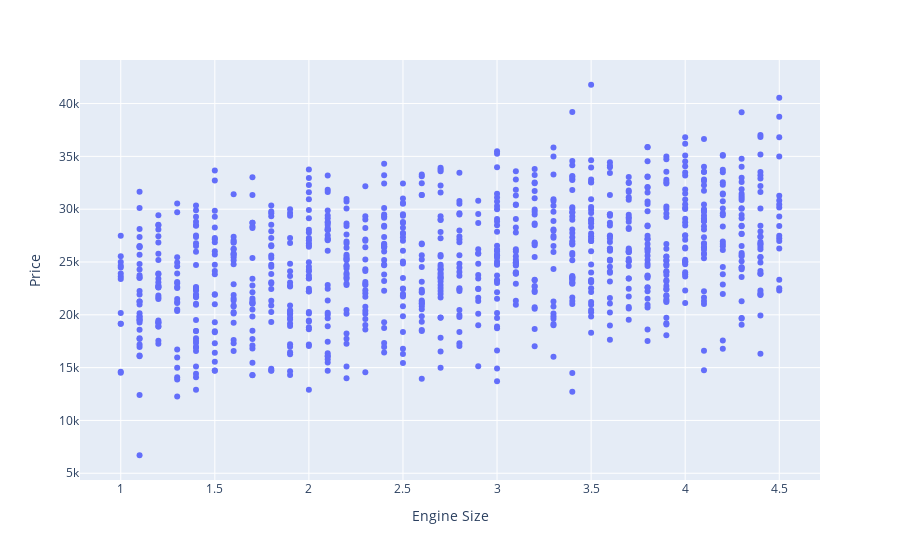
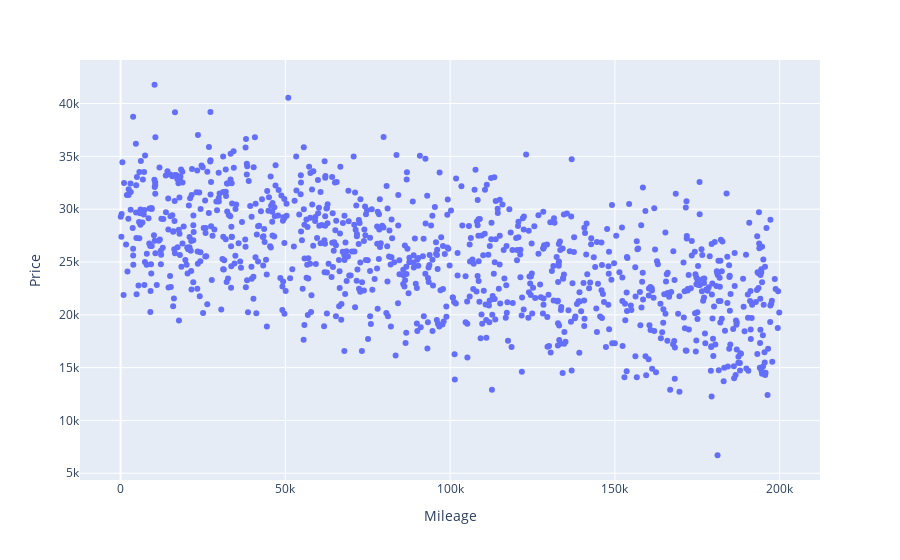
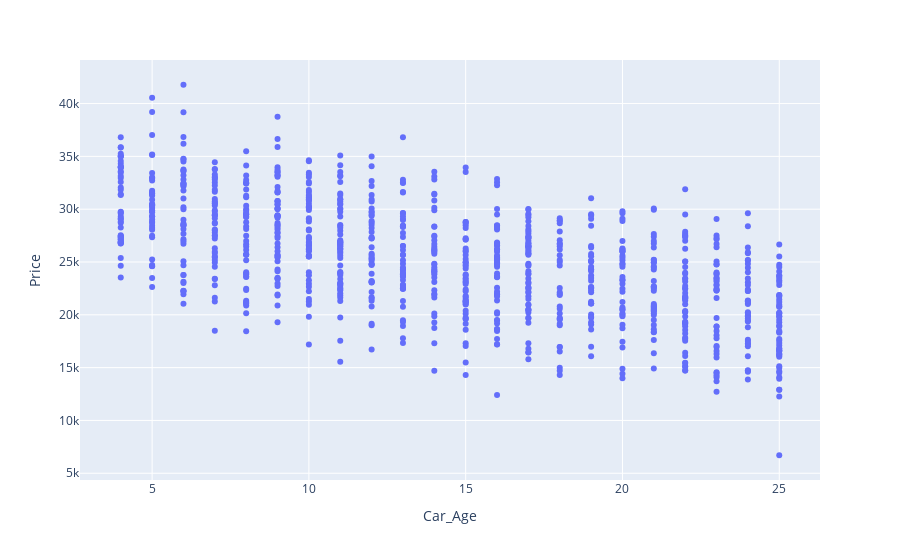

The notebook cell saved with these charts, in order:
### Code cell
for i in columns_2:
    if i != 'Price':
        fig2 = px.scatter(df2, x=i, y="Price")
        fig2.show()
    else:
        continue

### Figure 1 — Plotly figure (JSON) as saved in the notebook; plotly's stock layout.template omitted (floating-point values rounded to 4 significant figures; data arrays with more than 128 entries replaced by an {"elided": "..."} marker saying what was removed)
{"data": [{"hovertemplate": "Engine Size=%{x}<br>Price=%{y}<extra></extra>", "legendgroup": "", "marker": {"color": "#636efa", "symbol": "circle"}, "mode": "markers", "name": "", "orientation": "v", "showlegend": false, "x": {"elided": "1000 float values"}, "xaxis": "x", "y": {"elided": "1000 float values"}, "yaxis": "y", "type": "scatter"}], "layout": {"xaxis": {"anchor": "y", "domain": [0.0, 1.0], "title": {"text": "Engine Size"}}, "yaxis": {"anchor": "x", "domain": [0.0, 1.0], "title": {"text": "Price"}}, "legend": {"tracegroupgap": 0}, "margin": {"t": 60}}}

### Figure 2 — Plotly figure (JSON) as saved in the notebook; plotly's stock layout.template omitted (floating-point values rounded to 4 significant figures; data arrays with more than 128 entries replaced by an {"elided": "..."} marker saying what was removed)
{"data": [{"hovertemplate": "Mileage=%{x}<br>Price=%{y}<extra></extra>", "legendgroup": "", "marker": {"color": "#636efa", "symbol": "circle"}, "mode": "markers", "name": "", "orientation": "v", "showlegend": false, "x": {"elided": "1000 int values"}, "xaxis": "x", "y": {"elided": "1000 float values"}, "yaxis": "y", "type": "scatter"}], "layout": {"xaxis": {"anchor": "y", "domain": [0.0, 1.0], "title": {"text": "Mileage"}}, "yaxis": {"anchor": "x", "domain": [0.0, 1.0], "title": {"text": "Price"}}, "legend": {"tracegroupgap": 0}, "margin": {"t": 60}}}

### Figure 3 — Plotly figure (JSON) as saved in the notebook; plotly's stock layout.template omitted (floating-point values rounded to 4 significant figures; data arrays with more than 128 entries replaced by an {"elided": "..."} marker saying what was removed)
{"data": [{"hovertemplate": "Car_Age=%{x}<br>Price=%{y}<extra></extra>", "legendgroup": "", "marker": {"color": "#636efa", "symbol": "circle"}, "mode": "markers", "name": "", "orientation": "v", "showlegend": false, "x": {"elided": "1000 int values"}, "xaxis": "x", "y": {"elided": "1000 float values"}, "yaxis": "y", "type": "scatter"}], "layout": {"xaxis": {"anchor": "y", "domain": [0.0, 1.0], "title": {"text": "Car_Age"}}, "yaxis": {"anchor": "x", "domain": [0.0, 1.0], "title": {"text": "Price"}}, "legend": {"tracegroupgap": 0}, "margin": {"t": 60}}}
